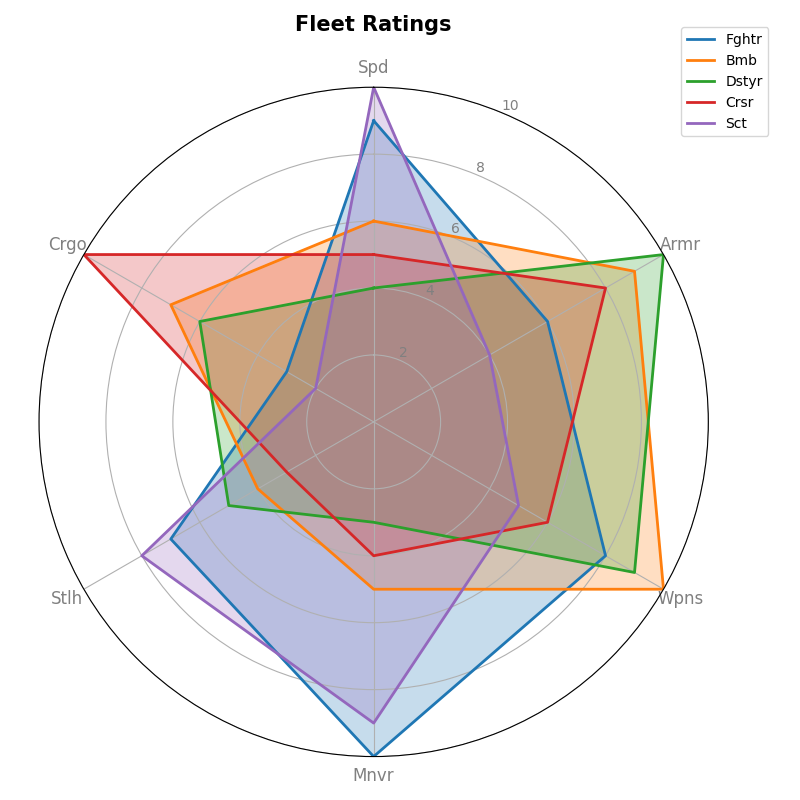

Source code (Python):
import numpy as np
import matplotlib.pyplot as plt
from math import pi

# Define spacecraft and attributes
spacecraft_types = ['Fighter', 'Bomber', 'Destroyer', 'Cruiser', 'Scout']
attributes = ['Spd', 'Armr', 'Wpns', 'Mnvr', 'Stlh', 'Crgo']

# Define the attribute values for each spacecraft type
spacecraft_data = {
    'Fghtr': [9, 6, 8, 10, 7, 3],
    'Bmb': [6, 9, 10, 5, 4, 7],
    'Dstyr': [4, 10, 9, 3, 5, 6],
    'Crsr': [5, 8, 6, 4, 3, 10],
    'Sct': [10, 4, 5, 9, 8, 2]
}

# Calculate angle for each attribute
num_attributes = len(attributes)
angles = np.linspace(0, 2 * pi, num_attributes, endpoint=False).tolist()
angles += angles[:1]  # Close the circle

# Initialize chart
fig, ax = plt.subplots(figsize=(8, 8), subplot_kw=dict(polar=True))

# Configure and label axis
ax.set_theta_offset(pi / 2)
ax.set_theta_direction(-1)
plt.xticks(angles[:-1], attributes, color='grey', size=12)

# Configure ylabels
plt.yticks([2, 4, 6, 8, 10], ["2", "4", "6", "8", "10"], color='grey', size=10)
plt.ylim(0, 10)

# Plot data
colors = ['#1f77b4', '#ff7f0e', '#2ca02c', '#d62728', '#9467bd']
for idx, (spacecraft, values) in enumerate(spacecraft_data.items()):
    values += values[:1]
    ax.plot(angles, values, linewidth=2, linestyle='solid', label=spacecraft, color=colors[idx])
    ax.fill(angles, values, color=colors[idx], alpha=0.25)

# Add legend and title
plt.title("Fleet Ratings", size=15, fontweight='bold', pad=20)
plt.legend(loc='upper right', bbox_to_anchor=(1.1, 1.1), fontsize=10)

# Adjust layout
plt.tight_layout()

# Show plot
plt.show()
